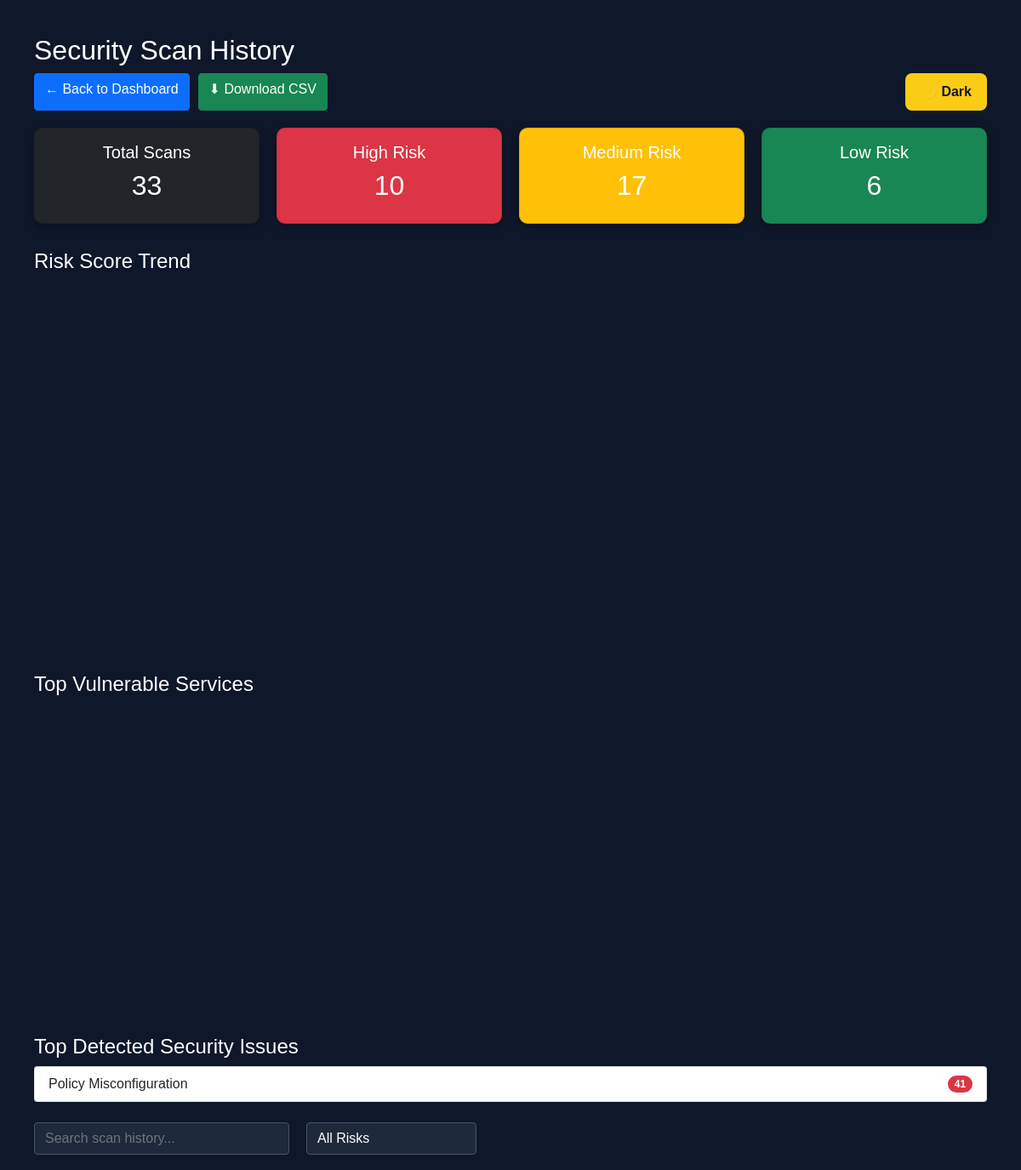
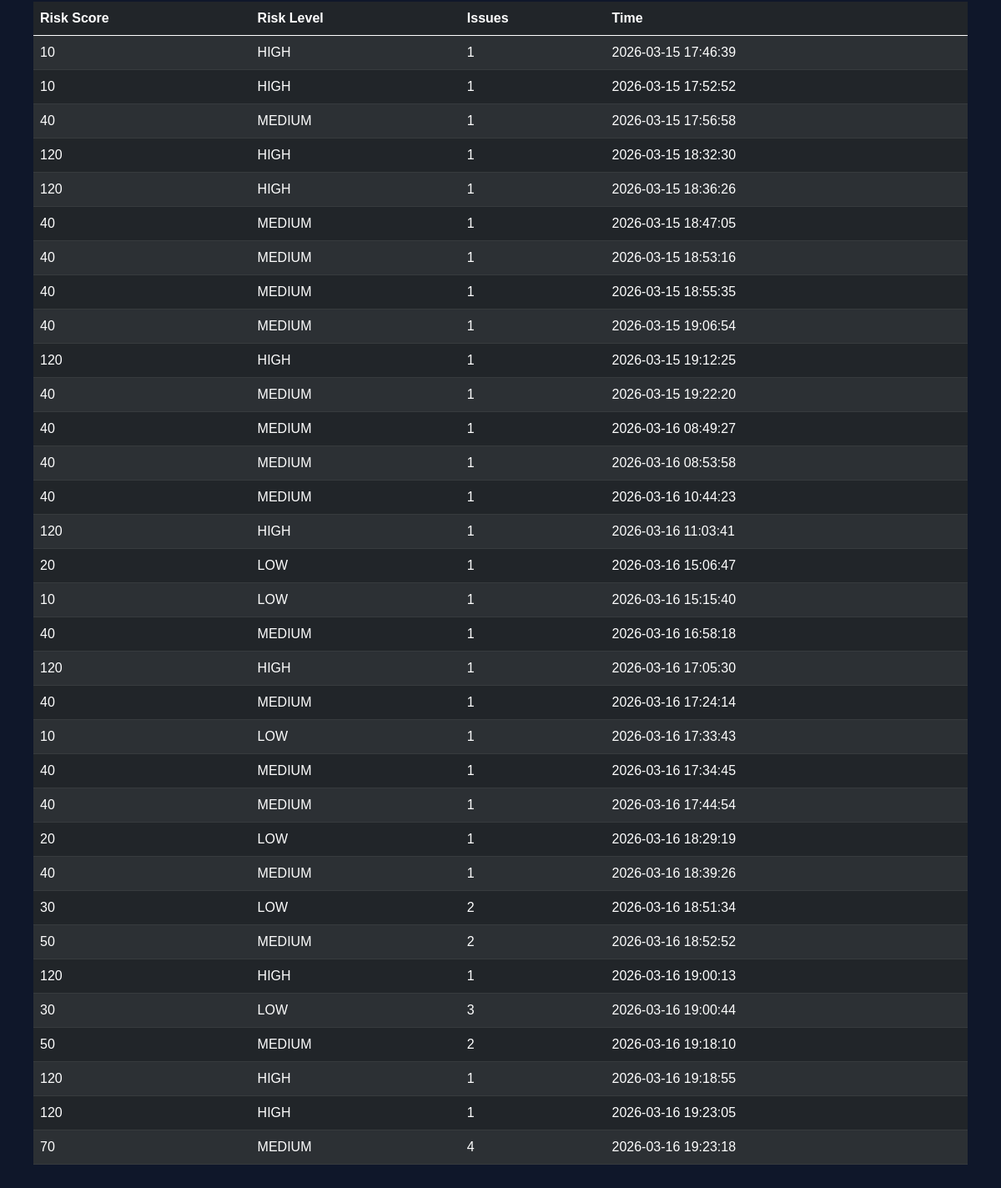
Page /history (signed in) on the earlier database version (2 pictures, top to bottom).
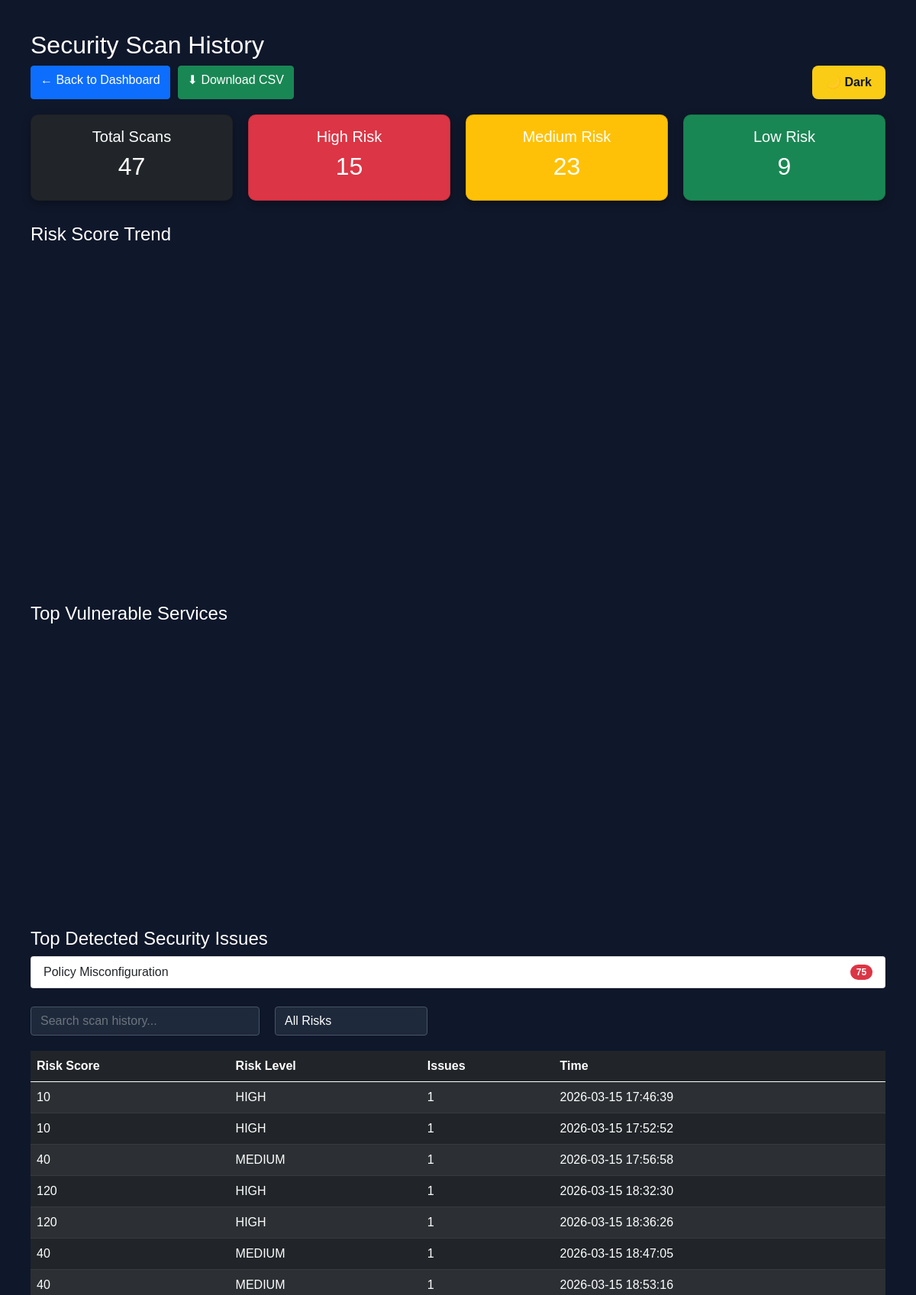
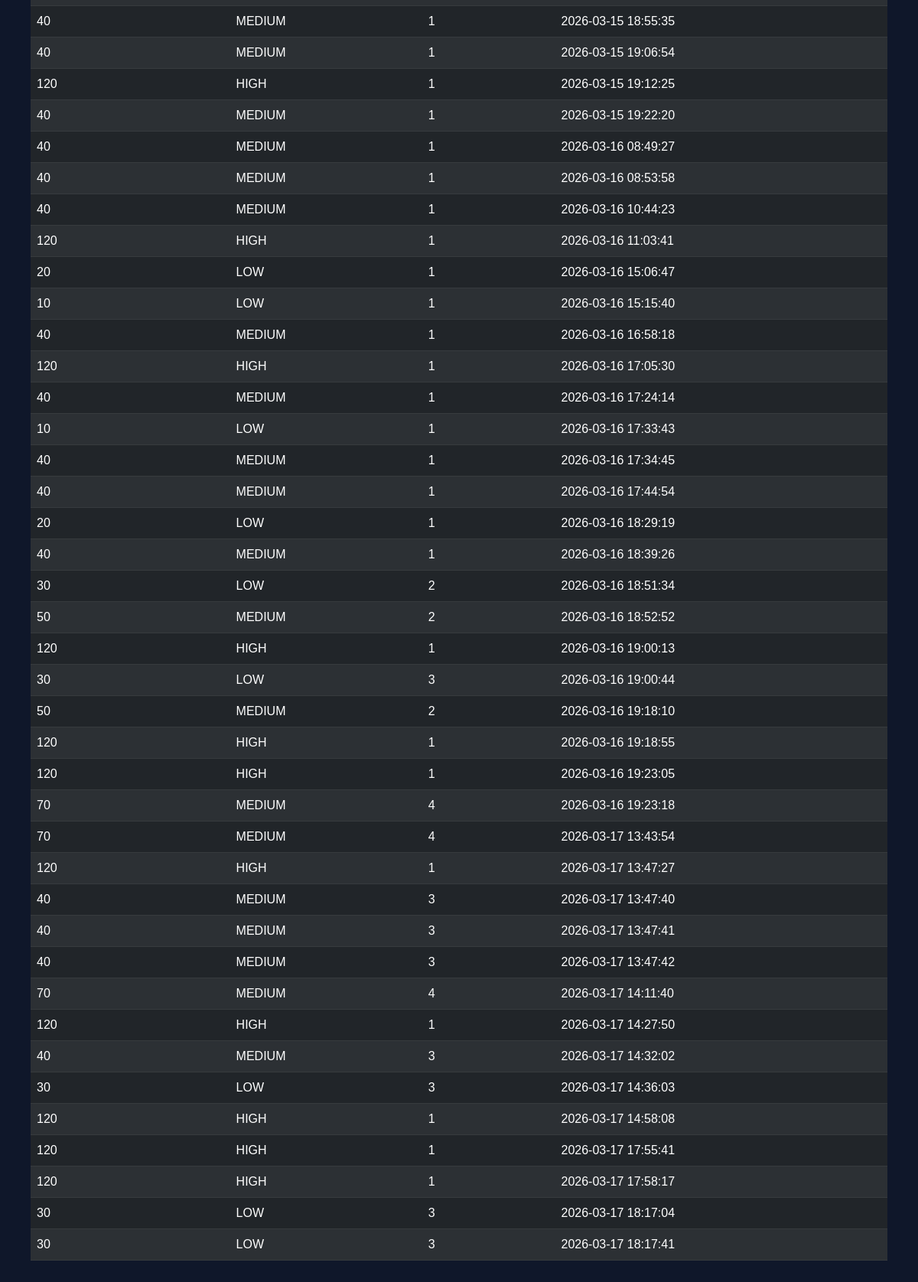
Same page on the later database version (2 pictures, top to bottom).
### tables this page shows
CREATE TABLE scans (
            id INTEGER PRIMARY KEY AUTOINCREMENT,
            username TEXT,
            risk_score INTEGER,
            risk_level TEXT,
            issues_count INTEGER,
            timestamp DATETIME DEFAULT CURRENT_TIMESTAMP
        );

### app.py (the view)
@app.route("/history")
def history():
    if "user_id" not in session:
        return redirect(url_for("auth.login"))
    username = session.get("username")
    scans = get_scan_history(username)
    vulnerability_counts = {}
    for scan in scans:
        issues_count = scan[2]
        if issues_count > 0:
            vulnerability_counts["Policy Misconfiguration"] = (
                vulnerability_counts.get("Policy Misconfiguration", 0) + issues_count
            )
    top_vulnerabilities = sorted(
        vulnerability_counts.items(), key=lambda x: x[1], reverse=True
    )[:5]
    services = ["IAM", "S3", "EC2", "Lambda"]
    service_risk_values = [6, 4, 3, 2]
    service_fig = go.Figure()
    service_fig.add_trace(
        go.Bar(x=services, y=service_risk_values, marker_color="orange")
    )
    service_fig.update_layout(
        title="Top Vulnerable Services",
        xaxis_title="Cloud Service",
        yaxis_title="Risk Count",
        template="plotly_dark",
        height=350,
        margin=dict(l=20, r=20, t=40, b=20),
    )
    service_chart = plot(
        service_fig,
        output_type="div",
        include_plotlyjs=False,
        config={"displaylogo": False, "displayModeBar": False},
    )
    total_scans = len(scans)
    high_risk = len([s for s in scans if s[1] == "HIGH"])
    medium_risk = len([s for s in scans if s[1] == "MEDIUM"])
    low_risk = len([s for s in scans if s[1] == "LOW"])
    scans = list(reversed(scans))
    risk_scores = [scan[0] for scan in scans]
    timestamps = [scan[3] for scan in scans]
    fig = go.Figure()
    fig.add_trace(
        go.Scatter(x=timestamps, y=risk_scores, mode="lines+markers", name="Risk Score")
    )
    fig.update_layout(
        title="Risk Score Trend",
        height=420,
        xaxis_title="Time",
        yaxis_title="Risk Score",
        template="plotly_dark",
        margin=dict(l=20, r=20, t=40, b=20),
        xaxis_tickangle=-45,
    )
    chart = plot(
        fig,
        output_type="div",
        include_plotlyjs=False,
        config={"displaylogo": False, "displayModeBar": False},
    )
    return render_template(
        "history.html",
        scans=scans,
        chart=chart,
        service_chart=service_chart,
        total_scans=total_scans,
        high_risk=high_risk,
        medium_risk=medium_risk,
        low_risk=low_risk,
        top_vulnerabilities=top_vulnerabilities,
    )

### database/db.py (called while the page is built)
def get_scan_history(username):
    conn = sqlite3.connect(DB_NAME)
    cursor = conn.cursor()
    cursor.execute(
        """
        SELECT risk_score, risk_level, issues_count, timestamp
        FROM scans
        WHERE username = ?
        ORDER BY timestamp DESC
    """,
        (username,),
    )
    rows = cursor.fetchall()
    conn.close()
    return rows

### templates/history.html (shortened to what this page needs)
<!DOCTYPE html>
<html>
<head>
    <link href="https://cdn.jsdelivr.net/npm/bootstrap@5.0.0-beta3/dist/css/bootstrap.min.css" rel="stylesheet">
</head>
<body>
    <h2>Security Scan History</h2>
    <div style="display:flex; justify-content:space-between; margin-bottom:20px; flex-wrap: wrap; gap: 10px;">
        <div style="display:flex; gap:10px;">
            <a href="/" class="btn btn-primary">
                ← Back to Dashboard
            </a>
            <a href="/export_csv" class="btn btn-success">
                ⬇ Download CSV
            </a>
        </div>
        <div>
            <button onclick="toggleTheme()" id="themeBtn" class="theme-btn">
            </button>
        </div>
    </div>
    <div style="display:flex; gap:20px; margin-bottom:30px; flex-wrap: wrap;">
        <div class="card summary-card total-scans-card"
            style="flex:1; min-width:200px; text-align:center; padding:1rem; border-radius:10px; background: #1e293b; color: white; transition: all 0.3s ease;">
            <h5>Total Scans</h5>
            <h2>{{ total_scans }}</h2>
        </div>
        <div class="card summary-card high-risk-card"
            style="flex:1; min-width:200px; text-align:center; padding:1rem; border-radius:10px; background: #dc3545; color: white; transition: all 0.3s ease;">
            <h5>High Risk</h5>
            <h2>{{ high_risk }}</h2>
        </div>
        <div class="card summary-card medium-risk-card"
            style="flex:1; min-width:200px; text-align:center; padding:1rem; border-radius:10px; background: #ffc107; color: white; transition: all 0.3s ease;">
            <h5>Medium Risk</h5>
            <h2>{{ medium_risk }}</h2>
        </div>
        <div class="card summary-card low-risk-card"
            style="flex:1; min-width:200px; text-align:center; padding:1rem; border-radius:10px; background: #198754; color: white; transition: all 0.3s ease;">
            <h5>Low Risk</h5>
            <h2>{{ low_risk }}</h2>
        </div>
    </div>
    <h4 style="margin-top:30px;">Risk Score Trend</h4>
    <div style="margin-bottom:40px;">
        {{ chart | safe }}
    </div>
    <h4 style="margin-top:30px;">Top Vulnerable Services</h4>
    <div style="margin-bottom:40px;">
        {{ service_chart | safe }}
    </div>
    <h4 style="margin-top:30px;">Top Detected Security Issues</h4>
    <ul class="list-group mb-4">
        {% for vuln, count in top_vulnerabilities %}
        <li class="list-group-item d-flex justify-content-between align-items-center">
            {{ vuln }}
            <span class="badge bg-danger rounded-pill">{{ count }}</span>
        </li>
        {% endfor %}
    </ul>
    <div style="display:flex; gap:20px; margin-bottom:20px;">
        <input type="text" id="searchInput" onkeyup="searchTable()" placeholder="Search scan history..."
            class="form-control" style="max-width:300px;">
        <select id="riskFilter" class="form-select" style="width:200px;" onchange="filterTable()">
            <option value="ALL">All Risks</option>
        </select>
    </div>
    <table id="scanTable" class="table table-dark table-striped">
        <thead>
            <tr>
                <th>Risk Score</th>
                <th>Risk Level</th>
                <th>Issues</th>
                <th>Time</th>
            </tr>
        </thead>
        <tbody>
            {% for scan in scans %}
            <tr>
                <td>{{ scan[0] }}</td>
                <td>{{ scan[1] }}</td>
                <td>{{ scan[2] }}</td>
                <td>{{ scan[3] }}</td>
            </tr>
            {% endfor %}
        </tbody>
    </table>
</body>
</html>

### templates/history.html (style rules this page uses)
body { background: #0f172a; color: white; font-family: Arial; padding: 40px; transition: background-color 0.3s ease, color 0.3s ease; }
table { background: #1e293b; }
.theme-btn { background: #facc15; color: #0f172a; padding: 10px 18px; border-radius: 8px; border: none; font-weight: bold; cursor: pointer; transition: all 0.2s ease; }
.summary-card { box-shadow: 0 4px 12px rgba(0, 0, 0, 0.3); }
.form-control, .form-select { background: #1e293b; color: white; border: 1px solid #475569; }

Differences in the rows shown:
added scans: risk_score "70", risk_level "MEDIUM", issues_count "4", timestamp "2026-03-17 13:43:54"
added scans: risk_score "120", risk_level "HIGH", issues_count "1", timestamp "2026-03-17 13:47:27"
added scans: risk_score "40", risk_level "MEDIUM", issues_count "3", timestamp "2026-03-17 13:47:40"
added scans: risk_score "40", risk_level "MEDIUM", issues_count "3", timestamp "2026-03-17 13:47:41"
added scans: risk_score "40", risk_level "MEDIUM", issues_count "3", timestamp "2026-03-17 13:47:42"
added scans: risk_score "70", risk_level "MEDIUM", issues_count "4", timestamp "2026-03-17 14:11:40"
added scans: risk_score "120", risk_level "HIGH", issues_count "1", timestamp "2026-03-17 14:27:50"
added scans: risk_score "40", risk_level "MEDIUM", issues_count "3", timestamp "2026-03-17 14:32:02"
added scans: risk_score "30", risk_level "LOW", issues_count "3", timestamp "2026-03-17 14:36:03"
added scans: risk_score "120", risk_level "HIGH", issues_count "1", timestamp "2026-03-17 14:58:08"
added scans: risk_score "120", risk_level "HIGH", issues_count "1", timestamp "2026-03-17 17:55:41"
added scans: risk_score "120", risk_level "HIGH", issues_count "1", timestamp "2026-03-17 17:58:17"
added scans: risk_score "30", risk_level "LOW", issues_count "3", timestamp "2026-03-17 18:17:04"
added scans: risk_score "30", risk_level "LOW", issues_count "3", timestamp "2026-03-17 18:17:41"
Other differences:
{{ total_scans }}: "33" → "47"
{{ high_risk }}: "10" → "15"
{{ medium_risk }}: "17" → "23"
{{ low_risk }}: "6" → "9"
new list line: "Policy Misconfiguration 75"
list line gone: "Policy Misconfiguration 41"
